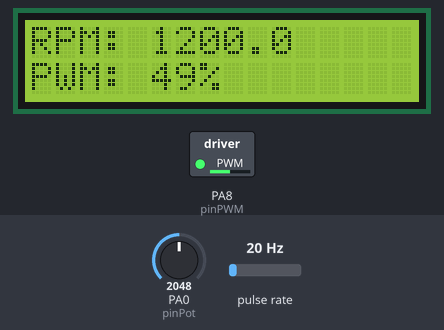
The sketch below on a simulated STM32 Blue Pill. Parts: 16×2 character LCD, switched loads named in the sketch (green lamp = pin HIGH). Wiring (inferred from the names in the program): pulse sensor: data PA1. The test bench sets the inputs (shaded band); at power-on: PA0 (pinPot) = 2048, pulse rate 20 Hz.

Above: at 2.7 s.
2.8 s: PA0 (pinPot) set to 2866
At 3.9 s:
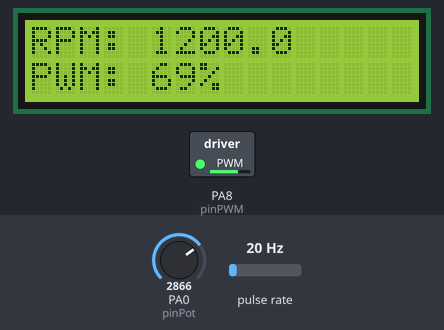
4.3 s: PA0 (pinPot) set to 3603
At 4.8 s:
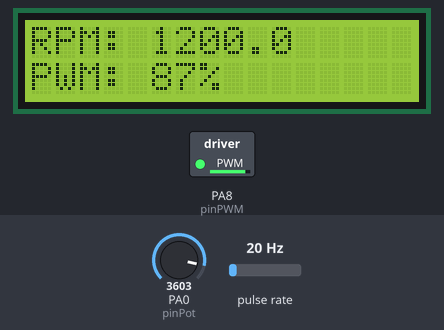
5.9 s: PA0 (pinPot) set to 491
At 6.9 s:
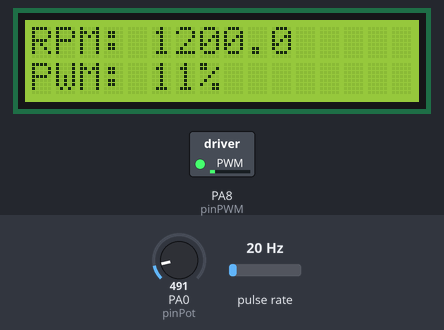
7.4 s: pulse rate (sensor on PA1) set to 50 Hz
At 7.66 s:
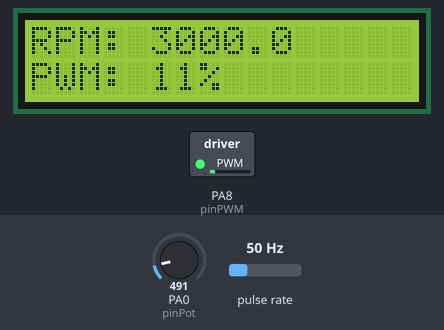
8.9 s: pulse rate (sensor on PA1) set to 150 Hz
At 10.14 s:
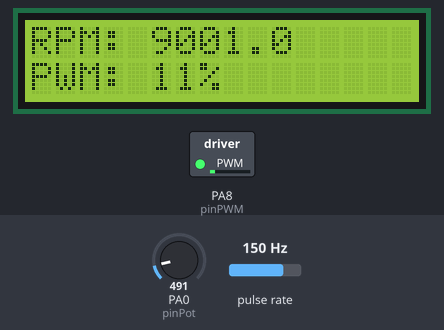
10.4 s: pulse rate (sensor on PA1) set to 100 Hz
At 10.71 s:
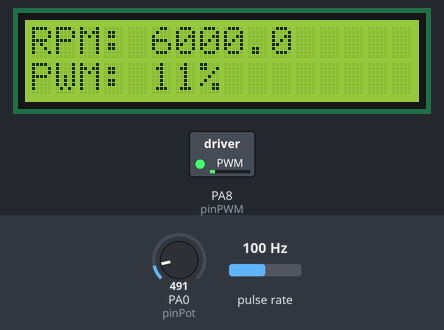
Timing chart, 0 to 13.0 s (numbered marks = the images above; inputs shaded):
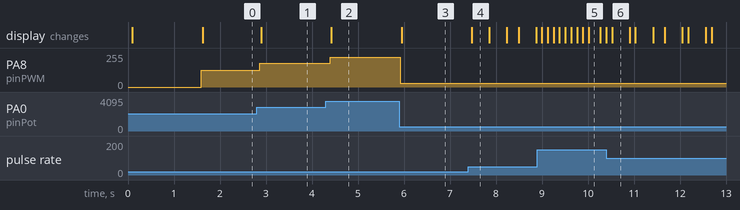

Measured:
- after the input at 2.8 s, PA8 (pinPWM): 127/255 → 178/255 after 0.07 s; the display: changes after 0.10 s (image 1)
- after the input at 4.3 s, PA8 (pinPWM): 178/255 → 224/255 after 0.09 s; the display: changes after 0.12 s (image 2)
- after the input at 5.9 s, PA8 (pinPWM): 224/255 → 30/255 at once; the display: changes after 0.05 s (image 3)
- after the input at 7.4 s, the display: changes after 0.07 s (image 4)
- after the input at 8.9 s, the display: changes after 0.10 s (image 5)

The sketch:

tachometer_stm32.ino
```cpp
#include <Wire.h>
#include <LiquidCrystal_I2C.h>

// Dirección I2C 0x20 (A0, A1, A2 a GND)
LiquidCrystal_I2C lcd(0x20, 16, 2);

const int pinPot = PA0;
const int pinSensor = PA1;
const int pinPWM = PA8;

volatile unsigned long tiempoAnterior = 0;
volatile unsigned long periodo = 0;
volatile bool nuevoPulso = false;

// Rutina de Interrupción Externa (ISR)
void capturarPulso() {
  unsigned long tiempoActual = micros();
  periodo = tiempoActual - tiempoAnterior;
  tiempoAnterior = tiempoActual;
  nuevoPulso = true;
}

void setup() {
  pinMode(pinPot, INPUT_ANALOG);
  pinMode(pinSensor, INPUT_PULLDOWN);
  pinMode(pinPWM, OUTPUT);

  // Configurar interrupción en el pin PA1 por flanco de subida
  attachInterrupt(digitalPinToInterrupt(pinSensor), capturarPulso, RISING);

  // Inicializar comunicación I2C en pines PB6 (SCL) y PB7 (SDA)
  Wire.setSCL(PB6);
  Wire.setSDA(PB7);
  Wire.begin();

  lcd.init();
  lcd.backlight();
  lcd.setCursor(0, 0);
  lcd.print(" Control Motor  ");
  lcd.setCursor(0, 1);
  lcd.print("Medidor de RPM ");
  delay(1500);
  lcd.clear();
}

void loop() {
  // 1. Lectura del potenciómetro de velocidad (ADC 12 bits: 0 a 4095)
  int lecturaADC = analogRead(pinPot);
  int valorPWM = map(lecturaADC, 0, 4095, 0, 255);
  analogWrite(pinPWM, valorPWM);

  // 2. Cálculo de RPM con resolución de 0.5
  if (nuevoPulso && periodo > 0) {
    float rps = 1000000.0 / periodo;
    float rpm = rps * 60.0;

    // Redondeo estricto a resolución de 0,5 RPM
    rpm = round(rpm * 2.0) / 2.0;

    lcd.setCursor(0, 0);
    lcd.print("RPM: ");
    lcd.print(rpm, 1);
    lcd.print("      ");

    lcd.setCursor(0, 1);
    lcd.print("PWM: ");
    lcd.print((valorPWM * 100) / 255);
    lcd.print("%   ");

    nuevoPulso = false;
  }

  // Protección si la señal se detiene
  if (micros() - tiempoAnterior > 2000000) {
    lcd.setCursor(0, 0);
    lcd.print("RPM: 0.0      ");
  }

  delay(100);
}
```
